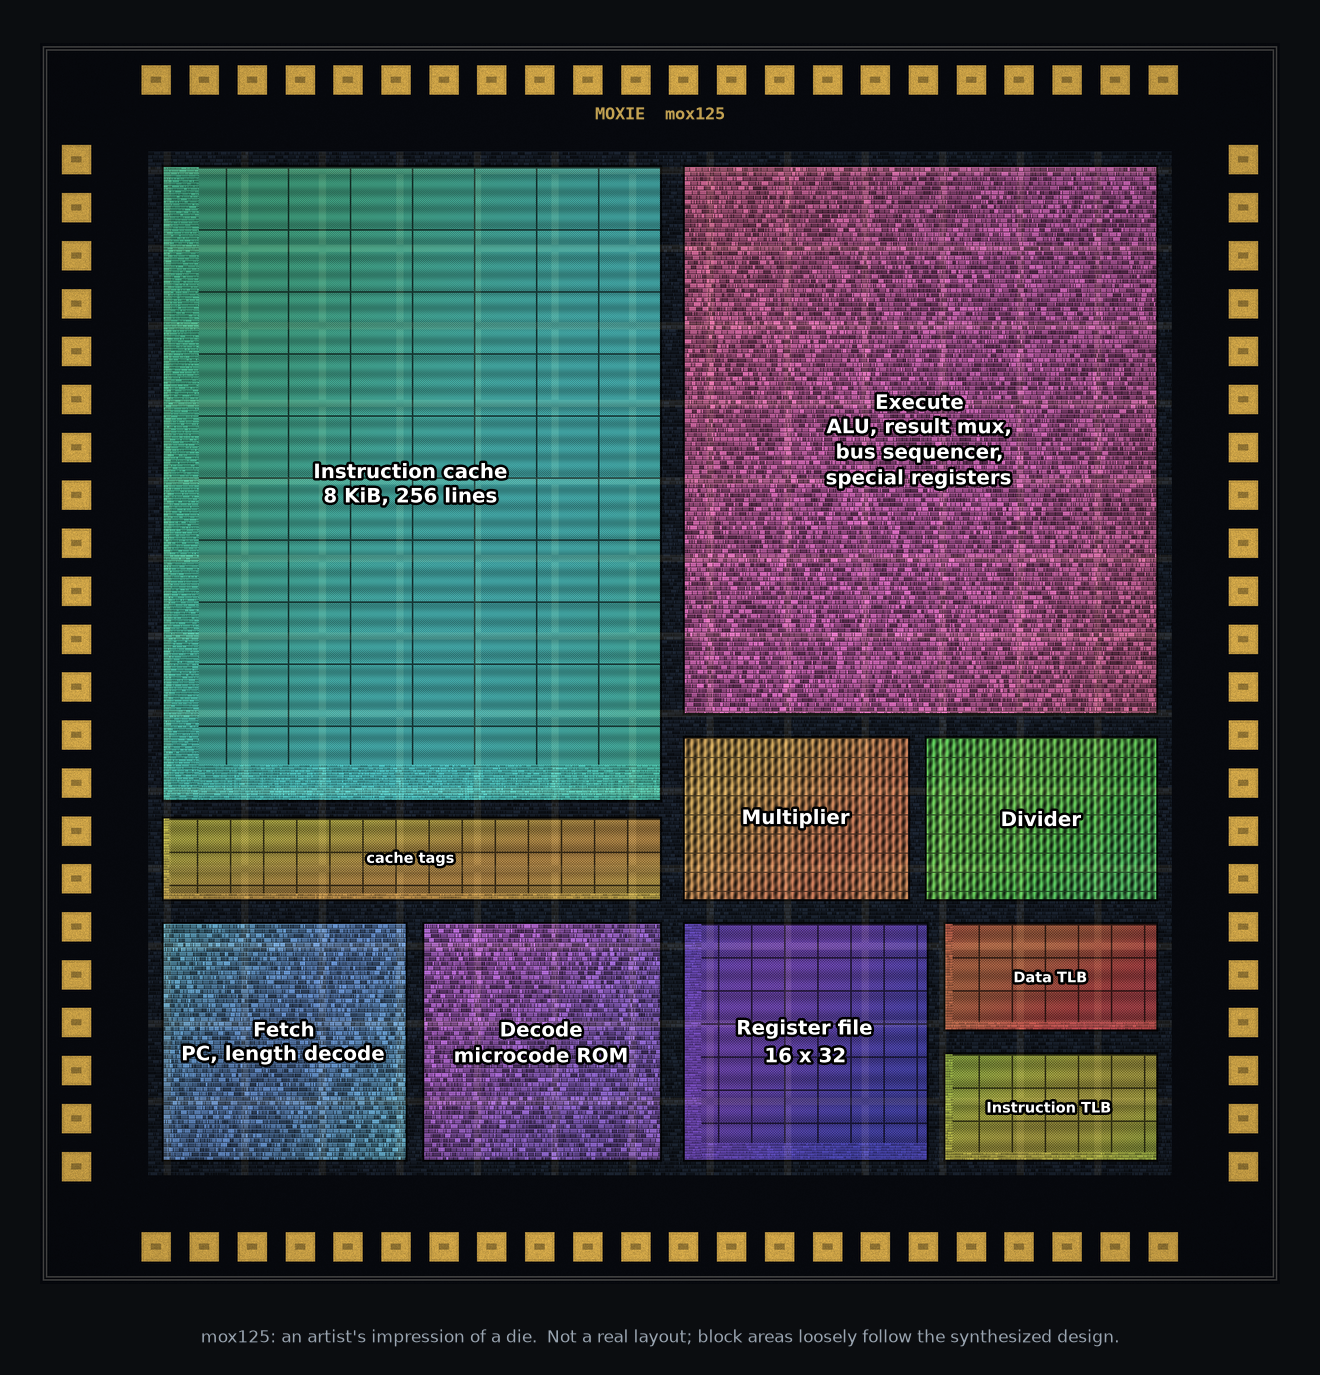

Here is the Python script that generated this plot:
"""An artist's impression of a mox125 die.

This is not a layout: nothing here was placed or routed.  It is a
floorplan drawn to look like a die photograph, with block areas chosen
to roughly follow the synthesized design (the 8 KiB instruction cache
dominates, execute is the largest block of logic).

usage: mox125-die.py <output.png>
"""
import colorsys
import sys

import matplotlib

matplotlib.use("Agg")
import matplotlib.patheffects as pe
import matplotlib.pyplot as plt
import numpy as np

N = 2400  # pixels per side
rng = np.random.default_rng(125)


def tint(gray, hue, sat=0.55, lo=0.10, hi=0.95):
    """Colour a 0..1 grayscale texture with one hue."""
    r, g, b = colorsys.hsv_to_rgb(hue, sat, 1.0)
    v = lo + (hi - lo) * gray
    return np.stack([v * r, v * g, v * b], axis=-1)


def logic(h, w, row=9):
    """Standard-cell rows: cells of random width between power rails."""
    img = np.zeros((h, w))
    for y in range(0, h, row):
        x = 0
        while x < w:
            cw = int(rng.integers(3, 16))
            img[y + 1:y + row - 1, x:x + cw - 1] = rng.uniform(0.25, 0.9)
            x += cw
        img[y:y + 1, :] = 1.0  # rail
    # Routing: a scattering of thin vertical wires on top.
    for _ in range(w // 3):
        x = int(rng.integers(0, w))
        y0 = int(rng.integers(0, h))
        img[y0:y0 + int(rng.integers(10, 90)), x:x + 1] += 0.25
    return np.clip(img, 0, 1)


def memory(h, w, cell=4, bank=96):
    """A memory array: a fine regular grid cut into banks."""
    y, x = np.mgrid[0:h, 0:w]
    img = 0.55 + 0.25 * np.cos(2 * np.pi * x / cell) * np.cos(2 * np.pi * y / cell)
    img += 0.08 * np.cos(2 * np.pi * y / (cell * 8))
    img[(y % bank) < 3] = 0.12
    img[:, :][(x % bank) < 3] = 0.12
    # Sense amplifiers and decoders along two edges.
    edge = max(10, min(h, w) // 14)
    img[-edge:, :] = 0.35 + 0.5 * logic(edge, w, row=5)
    img[:, :edge] = 0.35 + 0.5 * logic(h, edge, row=5)
    return np.clip(img, 0, 1)


def datapath(h, w, bits=32):
    """A regular bit-sliced structure such as a multiplier array."""
    y, x = np.mgrid[0:h, 0:w]
    slice_w = max(4, w // bits)
    img = 0.45 + 0.3 * np.cos(2 * np.pi * x / slice_w) + 0.15 * np.cos(2 * np.pi * (x + y) / 23)
    img[(x % slice_w) < 1] = 0.95
    img[(y % 37) < 2] = 0.2
    return np.clip(img, 0, 1)


# --- The die -------------------------------------------------------------
die = np.zeros((N, N, 3))
base = 0.05 + 0.02 * rng.random((N, N))
die[:] = tint(base, 0.62, sat=0.5, lo=0.0, hi=1.0)

# Faint filler logic everywhere inside the pad ring, so the gaps
# between blocks look like routing channels rather than bare silicon.
PAD = int(N * 0.075)
core = slice(PAD + 30, N - PAD - 30)
filler = logic(N - 2 * PAD - 60, N - 2 * PAD - 60, row=7)
die[core, core] = tint(filler, 0.60, sat=0.45, lo=0.03, hi=0.22)

# name, x0, y0, x1, y1 in percent of the die (y up), texture, hue, label
BLOCKS = [
    ("icache", 10, 39, 50, 90, "memory", 0.47, "Instruction cache\n8 KiB, 256 lines"),
    ("tags", 10, 31, 50, 37.5, "memory", 0.13, "cache tags"),
    ("fetch", 10, 10, 29.5, 29, "logic", 0.57, "Fetch\nPC, length decode"),
    ("decode", 31, 10, 50, 29, "logic", 0.76, "Decode\nmicrocode ROM"),
    ("execute", 52, 46, 90, 90, "logic", 0.90, "Execute\nALU, result mux,\nbus sequencer,\nspecial registers"),
    ("mul", 52, 31, 70, 44, "datapath", 0.08, "Multiplier"),
    ("div", 71.5, 31, 90, 44, "datapath", 0.33, "Divider"),
    ("regs", 52, 10, 71.5, 29, "memory", 0.70, "Register file\n16 x 32"),
    ("dtlb", 73, 20.5, 90, 29, "memory", 0.02, "Data TLB"),
    ("itlb", 73, 10, 90, 18.5, "memory", 0.18, "Instruction TLB"),
]

labels = []
for name, x0, y0, x1, y1, kind, hue, label in BLOCKS:
    c0, c1 = int(N * x0 / 100), int(N * x1 / 100)
    r0, r1 = int(N * (100 - y1) / 100), int(N * (100 - y0) / 100)
    h, w = r1 - r0, c1 - c0
    if kind == "memory":
        tex = memory(h, w, cell=4 if name == "icache" else 5,
                     bank=120 if name == "icache" else 64)
        sat = 0.6
    elif kind == "datapath":
        tex = datapath(h, w)
        sat = 0.55
    else:
        tex = logic(h, w)
        sat = 0.5
    # Thin-film interference: let the hue drift gently across the block.
    yy, xx = np.mgrid[0:h, 0:w]
    drift = 0.03 * np.sin(xx / w * 3.1 + yy / h * 2.3 + hue * 9)
    rgb = np.zeros((h, w, 3))
    hues = (hue + drift) % 1.0
    v = 0.12 + 0.8 * tex
    for i in range(3):
        rgb[..., i] = v
    # Vectorised HSV to RGB for a per-pixel hue.
    k = (hues * 6.0)
    f = k - np.floor(k)
    p, q, t = 1 - sat, 1 - sat * f, 1 - sat * (1 - f)
    sector = np.floor(k).astype(int) % 6
    table = [(1, t, p), (q, 1, p), (p, 1, t), (p, q, 1), (t, p, 1), (1, p, q)]
    for s, (rr, gg, bb) in enumerate(table):
        m = sector == s
        for i, comp in enumerate((rr, gg, bb)):
            comp = np.broadcast_to(comp, hues.shape)
            rgb[..., i][m] = v[m] * comp[m]
    die[r0:r1, c0:c1] = rgb
    # A dark guard ring around the block.
    for a, b, cc, dd in ((r0 - 4, r0, c0 - 4, c1 + 4), (r1, r1 + 4, c0 - 4, c1 + 4),
                         (r0, r1, c0 - 4, c0), (r0, r1, c1, c1 + 4)):
        die[a:b, cc:dd] *= 0.25
    labels.append(((x0 + x1) / 2, (y0 + y1) / 2, label, min(w, h)))

# Top-metal power grid, faint, over the whole core.
grid = np.zeros((N, N))
for k in range(PAD + 60, N - PAD - 60, 150):
    grid[:, k:k + 14] = 1
    grid[k:k + 14, :] = 1
grid[:PAD + 30, :] = grid[-PAD - 30:, :] = 0
grid[:, :PAD + 30] = grid[:, -PAD - 30:] = 0
die += 0.07 * grid[..., None] * np.array([1.0, 0.85, 0.55])

# Bond pads around the edge.
gold = np.array([0.93, 0.74, 0.32])
pads = 22
pitch = (N - 2 * PAD) / pads
size = int(pitch * 0.62)
inset = int(N * 0.018)
for i in range(pads):
    c = int(PAD + i * pitch + (pitch - size) / 2)
    for r0, c0 in ((inset, c), (N - inset - size, c), (c, inset), (c, N - inset - size)):
        shade = 0.75 + 0.25 * rng.random((size, size, 1))
        die[r0:r0 + size, c0:c0 + size] = gold * shade
        die[r0 + 5:r0 + size - 5, c0 + 5:c0 + size - 5] *= 1.08
        # The scar a probe or bond wire leaves.
        m = size // 2
        die[r0 + m - 6:r0 + m + 6, c0 + m - 10:c0 + m + 10] *= 0.7

# Seal ring and a soft vignette.
for k in (6, 12):
    die[k:k + 3, k:N - k] = die[N - k - 3:N - k, k:N - k] = 0.28
    die[k:N - k, k:k + 3] = die[k:N - k, N - k - 3:N - k] = 0.28
yy, xx = np.mgrid[0:N, 0:N]
radius = np.hypot(xx - N / 2, yy - N / 2) / (N / 2)
die *= (1.0 - 0.22 * np.clip(radius - 0.55, 0, 1))[..., None]
die = np.clip(die, 0, 1)

# --- Annotate ------------------------------------------------------------
fig = plt.figure(figsize=(12, 12.5), dpi=110, facecolor="#0b0d10")
ax = fig.add_axes([0.03, 0.065, 0.94, 0.905])
ax.imshow(die, extent=(0, 100, 0, 100), interpolation="lanczos")
ax.axis("off")
stroke = [pe.withStroke(linewidth=3.2, foreground="#000000")]
for x, y, label, small in labels:
    ax.text(x, y, label, color="white", ha="center", va="center", weight="bold",
            fontsize=13 if small > 300 else 9.5, linespacing=1.3, path_effects=stroke)

# The mask-layer signature every die seems to have.
ax.text(50, 94.2, "MOXIE  mox125", color="#d9b45a", ha="center", va="center",
        fontsize=11, family="monospace", weight="bold", alpha=0.9)
fig.text(0.5, 0.027, "mox125: an artist's impression of a die.  Not a real layout; "
         "block areas loosely follow the synthesized design.",
         color="#9aa5b1", ha="center", va="center", fontsize=11)
fig.savefig(sys.argv[1], facecolor=fig.get_facecolor())
